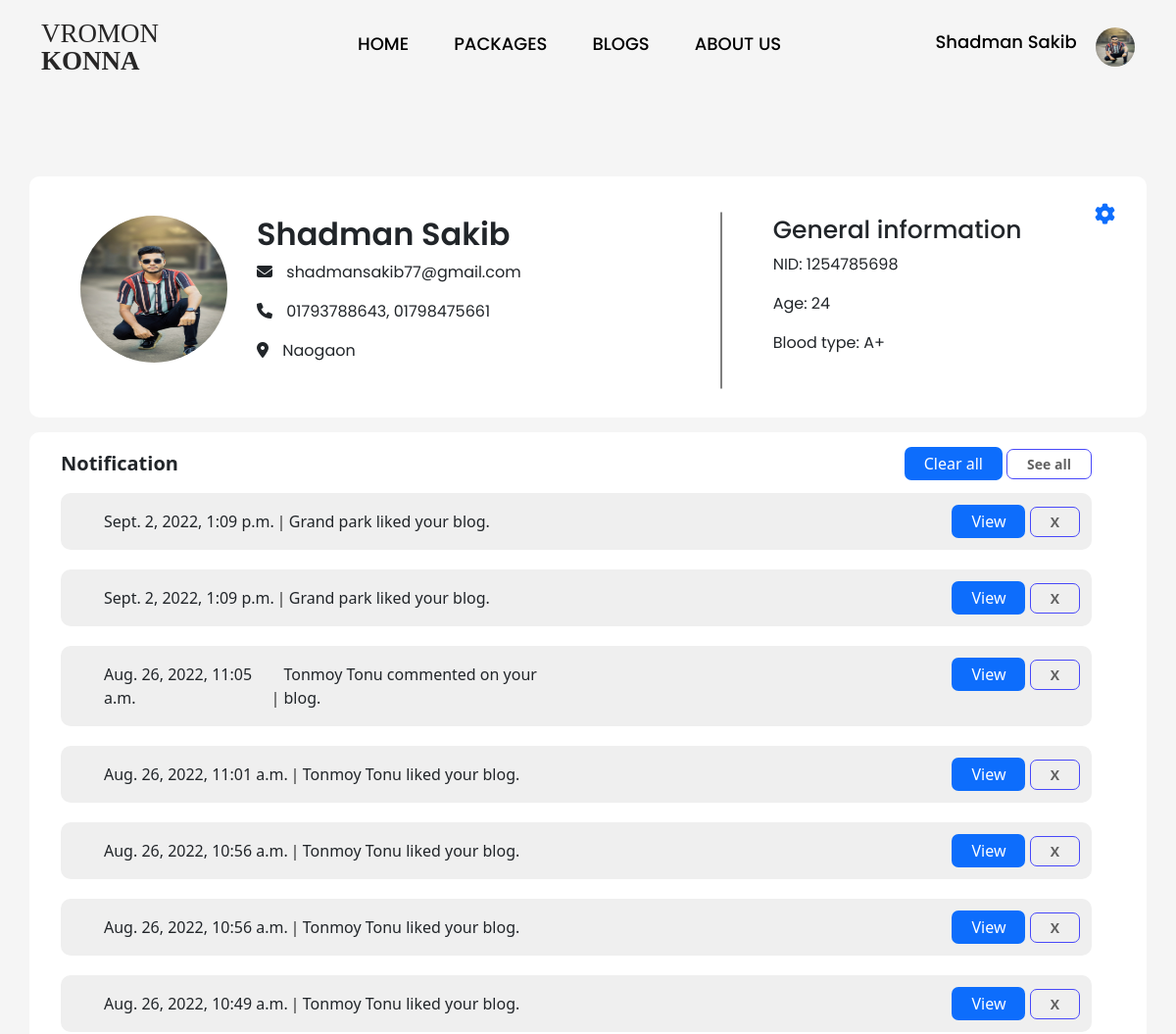
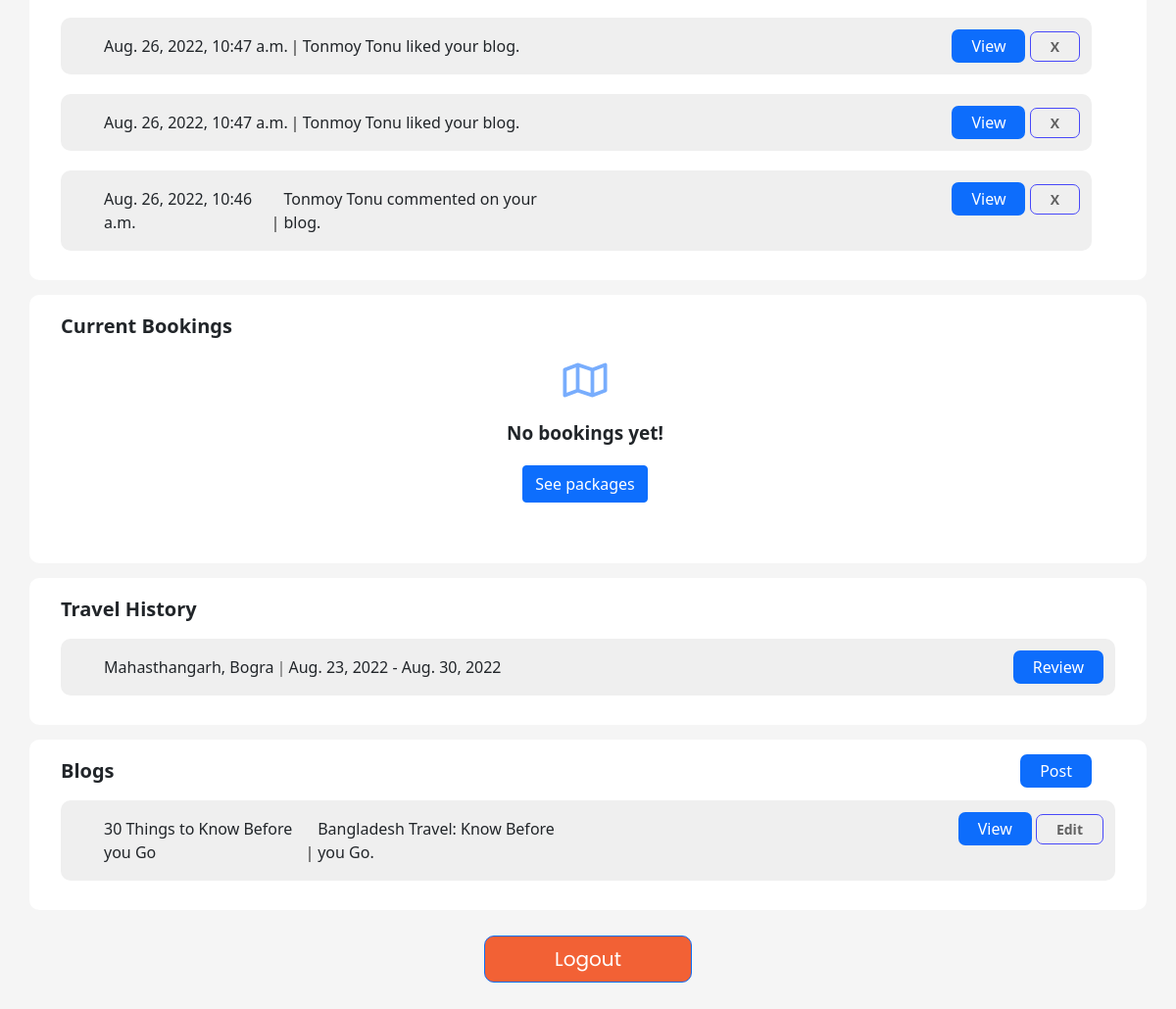
Page /traveler_profile/ (signed in) on the committed database (2 pictures, top to bottom).
### users/models.py (models this page shows, shortened)
class Traveler(models.Model):
    user = models.OneToOneField(
        User, on_delete=models.CASCADE, primary_key=True)
    name = models.CharField(max_length=128)
    address = models.CharField(max_length=512)
    phone = models.CharField(max_length=11, unique=True)
    emergency_phone = models.CharField(max_length=11, blank=True)
    national_id = models.CharField(max_length=10, unique=True)
    blood_type = models.CharField(max_length=2)
    age = models.SmallIntegerField(2)
    image = models.ImageField(
        null=True, blank=True, default='default_user.jpg', upload_to='users/')

class Notification(models.Model):
    user = models.ForeignKey(User, on_delete=models.CASCADE)
    time = models.DateTimeField(auto_now_add=True, null=True)
    is_blog = models.BooleanField(default=False)
    is_pkg = models.BooleanField(default=False)
    message = models.CharField(max_length=64, null=True)
    key = models.IntegerField(null=True)
    hidden = models.BooleanField(default=False)

### pkg/models.py (models this page shows, shortened)
class Booking(models.Model):
    traveler = models.ForeignKey(Traveler, on_delete=models.CASCADE)
    package = models.ForeignKey(Package, on_delete=models.CASCADE)
    email = models.CharField(max_length=32)
    start_date = models.DateField(null=True)
    end_date = models.DateField()

class Package(models.Model):
    author = models.ForeignKey(HotelRep, on_delete=models.CASCADE)
    title = models.CharField(max_length=128)
    destination = models.CharField(max_length=128)
    description = models.TextField(max_length=1024)
    cost = models.IntegerField()
    start_date = models.DateField()
    end_date = models.DateField()
    created_date = models.DateField(auto_now_add=True)
    modified_date = models.DateField(auto_now=True)
    rating = models.FloatField(null=True, default=0.0)
    total = models.IntegerField(null=True, default=0)
    image = models.ImageField(null=True, blank=True,
                              default='default_pkg.png', upload_to='packages/')

### blogs/models.py (models this page shows, shortened)
class Blog(models.Model):
    author = models.ForeignKey(User, on_delete=models.CASCADE)
    title = models.CharField(max_length=128)
    destination = models.CharField(max_length=128)
    thoughts = models.TextField(max_length=1024)
    likes = models.IntegerField(default=0)
    comments = models.IntegerField(default=0)
    image = models.ImageField(null=True, blank=True,
                              default='default_blog.jpg', upload_to='blogs/')

### users/views.py (the view)
# urls.py: path('traveler_profile/', views.traveler_profile, name='traveler_profile'),
@login_required(login_url='/login/')
def traveler_profile(request):
    bookings = list(Booking.objects.filter(traveler=request.user.traveler))
    curr_date = date.today()
    context = {
        'data': request.user.traveler,
        'blogs': Blog.objects.filter(author=request.user).order_by('pk').reverse(),
        'bookings': list(filter(lambda x: x.end_date >= curr_date, bookings)),
        'completed': list(filter(lambda x: x.end_date < curr_date, bookings)),
        'notifications': Notification.objects.filter(user=request.user, hidden=False).order_by('time').reverse(),
        'date': curr_date,
    }
    return render(request, 'users/traveler_profile.html', context)

### templates/users/traveler_profile.html (shortened to what this page needs)
{% extends 'navbar.html' %}
{% load static %}
{% block content %}
<body class="user-profile-area">
    <section class="user-profile">
        <div class="container">
            <div class="row user-cont">
                <div class="col-md-8">
                    <div class="user-info">
                        <div class="user-profile-img">
                            <img src="{{ data.image.url }}">
                        </div>
                        <div class="user-profile-details">
                            <h2>{{data.name}}</h2>
                            <p><i class="fa-solid fa-envelope"></i> {{user.email}}</p>
                            <p><i class="fa-solid fa-phone"></i> {{data.phone}}, {{data.emergency_phone}}</p>
                            <p><i class="fa-solid fa-location-dot"></i> {{data.address}}</p>
                        </div>
                    </div>
                </div>
                <div class="col-md-4">
                    <div class="user-general-info">
                        <h3>General information</h3>
                        <p>NID: {{data.national_id}}</p>
                        <p>Age: {{data.age}}</p>
                        <p>Blood type: {{data.blood_type}}</p>
                        <div class="settings-icon">
                            <a href="/manage_traveler_profile/"><i class="fa-solid fa-gear"></i></a>
                        </div>
                    </div>
                </div>
            </div>
        </div>
    </section>
    <section>
        <div class="container">
            <div class="row bookings-cont">
                <div class="row">
                    {% if notifications %}
                    <div class="col-md-8">
                        <h5>Notification</h5>
                    </div>
                    <div class="col-md-4 text-align-right">
                        <a href="{% url 'clear_all' %}" class="current-booking-see-post-btn">Clear all</a>
                        <a href="{% url 'notifications' %}" class="current-booking-cancel-btn">See all</a>
                    </div>
                    {% endif %}
                    {% if notifications %}
                    {% for x in notifications %}
                    <div class="single-booking-box">
                        <div class="row current-booking-body">
                            <div class="col-md-6">
                                <div class="user-profile-blog-desc">
                                    <p>{{ x.time }}</p>
                                    <p>{{ x.message }}</p>
                                </div>
                            </div>
                            <div class="col-md-4 offset-2">
                                <div class="current-booking-btns">
                                    <a href="{% url 'blog_post' x.key %}" class="current-booking-see-full-info-btn"
                                        target="_blank">View</a>
                                    <a href="{% url 'delete_msg' x.pk %}" class="current-booking-cancel-btn">X</a>
                                </div>
                            </div>
                        </div>
                    </div>
                    {% endfor %}
                    {% endif %}
                </div>
            </div>
    </section>
    <section>
        <div class="container">
            <div class="row bookings-cont">
                <div class="col-sm-3">
                    <h5>Current Bookings</h5>
                </div>
                {% for booking in bookings %}
                <div class="single-booking-box">
                    <div class="row current-booking-body">
                        <div class="col-md-6">
                            <div class="current-booking-desc">
                                <p>{{ booking.package.destination }}</p>
                                <p>{{ booking.package.author.name }}</p>
                                <p>{{ booking.package.start_date }} - {{ booking.package.end_date }}</p>
                            </div>
                        </div>
                        <div class="col-md-4 offset-2">
                            <div class="current-booking-btns">
                                <a href="{% url 'cancel_pkg' booking.package.pk %}"
                                    class="current-booking-cancel-btn">Cancel</a>
                                <a href="{% url 'pkg_info' booking.package.pk %}"
                                    class="current-booking-see-full-info-btn" target="_blank">See
                                    full info</a>
                            </div>
                        </div>
                    </div>
                </div>
                {% empty %}
                <div class="offset-3 col-md-6 packages">
                    <i class="fa-regular fa-map"></i>
                    <p>No bookings yet!</p>
                    <a href="{% url 'pkg_list' %}" class="btn btn-primary">See packages</a>
                </div>
                {% endfor %}
            </div>
        </div>
    </section>
    <section>
        <div class="container">
            <div class="row bookings-cont">
                <div class="col-sm-3">
                    <h5>Travel History</h5>
                </div>
                {% if not completed %}
                <div class="offset-3 col-md-6 packages">
                    <i class="fa-solid fa-circle-exclamation"></i>
                    <p>No Travel records!</p>
                </div>
                {% else %}
                {% for x in completed %}
                <div class="single-booking-box">
                    <div class="row current-booking-body">
                        <div class="col-md-6">
                            <div class="traveler-travel-desc">
                                <p>{{ x.package.destination }}</p>
                                <p>{{ x.start_date }} - {{ x.end_date }}</p>
                            </div>
                        </div>
                        <div class="col-md-4 offset-2">
                            <div class="current-booking-btns">
                                <a href="{% url 'review' x.package.pk %}"
                                    class="current-booking-see-full-info-btn">Review</a>
                            </div>
                        </div>
                    </div>
                </div>
                {% endfor %}
                {% endif %}
            </div>
        </div>
    </section>
    <section>
        <div class="container">
            <div class="row bookings-cont">
                <div class="row">
                    <div class="col-md-9">
                        <h5>Blogs</h5>
                    </div>
                    {% if not blogs%}
                    <div class="col-md-12 packages">
                        <i class="fa-solid fa-circle-exclamation"></i>
                        <p>No Blog posted yet!</p>
                        <a href="../blogs/post_blog" type="submit" class="btn btn-primary">Post blog</a>
                    </div>
                    {% else %}
                    <div class="col-md-3 current-booking-see-post-btn-area ">
                        <a href="../blogs/post_blog" class="current-booking-see-post-btn">Post</a>
                    </div>
                    {% endif %}
                </div>
                {% for blog in blogs %}
                <div class="single-booking-box">
                    <div class="row current-booking-body">
                        <div class="col-md-6">
                            <div class="user-profile-blog-desc">
                                <p>{{ blog.title }}</p>
                                <p>{{ blog.destination }}</p>
                            </div>
                        </div>
                        <div class="col-md-4 offset-2">
                            <div class="current-booking-btns">
                                <a href="{% url 'blog_post' blog.pk %}" class="current-booking-see-full-info-btn"
                                    target="_blank">View</a>
                                <a href="{% url 'edit_blog' blog.pk %}" class="current-booking-cancel-btn">Edit</a>
                            </div>
                        </div>
                    </div>
                </div>
                {% endfor %}
            </div>
        </div>
    </section>
    <div class="text-center logout-btn">
        <button type="button" class="btn btn-primary text-center"><a href="/logout/">Logout</a></button>
    </div>
</body>
{% endblock %}

### templates/navbar.html (shortened to what this page needs)
{% load static %}
<!DOCTYPE html>
<html lang="en">
<head>
    <link rel="stylesheet" href="{% static 'css/style.css' %}">
    <link rel="stylesheet" href="{% static 'css/fontAwesome/css/all.min.css' %}">
    <link rel="stylesheet" href="{% static 'css/owl.carousel.min.css' %}">
    <link rel="stylesheet" href="{% static 'css/owl.theme.default.min' %}">
	<link rel="stylesheet" href="{% static 'css/bootstrap.min.css' %}">
</head>
<body>
	<header class="navbar-area">
		<div class="container">
			<div class="row">
				<div class="col-md-3">
					<a href="{% url 'home' %}"><img src="{% static 'img/logo.svg' %}" alt="" class="logo"></a>
				</div>
				<div class="col-md-6">
					<nav class="navbar navbar-expand-sm">
						<ul class="navbar-nav">
							<li class="nav-item"><a class="nav-link" href="/">HOME</a></li>
							<li class="nav-item"><a class="nav-link" href="/packages/">PACKAGES</a></li>
							<li class="nav-item"><a class="nav-link" href="/blogs/">BLOGS</a></li>
							<li class="nav-item"><a class="nav-link" href="/about_us/">ABOUT US</a></li>
						</ul>
					</nav>
				</div>
				<div class="col-md-3 navbar-profolr-area">
					{% if not request.user.is_anonymous %}
						<div class="user-header-right">
							{% if 'T' in request.user.last_name %}
							<a href="{% url 'traveler_profile' %}">{{request.user.traveler.name}}</a>
							<img src="{{ request.user.traveler.image.url }}" alt="No image" class="logo">
							{% else %}
							<a href="{% url 'hotel_profile' %}">{{request.user.hotelrep.name}}</a>
							<img src="{{ request.user.hotelrep.image.url }}" alt="No image" class="logo">
							{% endif %}
						</div>
					{% else %}
						<div class="header-right">
							<a href="/login/">LOGIN</a>
							<a class="header-reg" href="/join_us/">REGISTER</a>
						</div>
					{% endif %}
				</div>
			</div>
		</div>
	</header>
{% block content %}
{% endblock %}
</body>
</html>

### rows in the picture
Traveler: image (picture), name "Shadman Sakib", phone "01793788643", emergency_phone "01798475661", address "Naogaon", national_id "1254785698", age "24", blood_type "A+"
Notification: time "Sept. 2, 2022, 1:09 p.m.", message "Grand park liked your blog."
Notification: time "Sept. 2, 2022, 1:09 p.m.", message "Grand park liked your blog."
Notification: time "Aug. 26, 2022, 11:05 a.m.", message "Tonmoy Tonu commented on your blog."
Notification: time "Aug. 26, 2022, 11:01 a.m.", message "Tonmoy Tonu liked your blog."
Notification: time "Aug. 26, 2022, 10:56 a.m.", message "Tonmoy Tonu liked your blog."
Notification: time "Aug. 26, 2022, 10:56 a.m.", message "Tonmoy Tonu liked your blog."
Notification: time "Aug. 26, 2022, 10:49 a.m.", message "Tonmoy Tonu liked your blog."
Notification: time "Aug. 26, 2022, 10:47 a.m.", message "Tonmoy Tonu liked your blog."
Notification: time "Aug. 26, 2022, 10:47 a.m.", message "Tonmoy Tonu liked your blog."
Notification: time "Aug. 26, 2022, 10:46 a.m.", message "Tonmoy Tonu commented on your blog."
Booking: package.destination "Mahasthangarh, Bogra", start_date "Aug. 23, 2022", end_date "Aug. 30, 2022"
Blog: title "30 Things to Know Before you Go", destination "Bangladesh Travel: Know Before you Go."

### other values in the picture
{{ request.user.traveler.name }} "Shadman Sakib"
{{ user.email }} "shadmansakib77@gmail.com"
